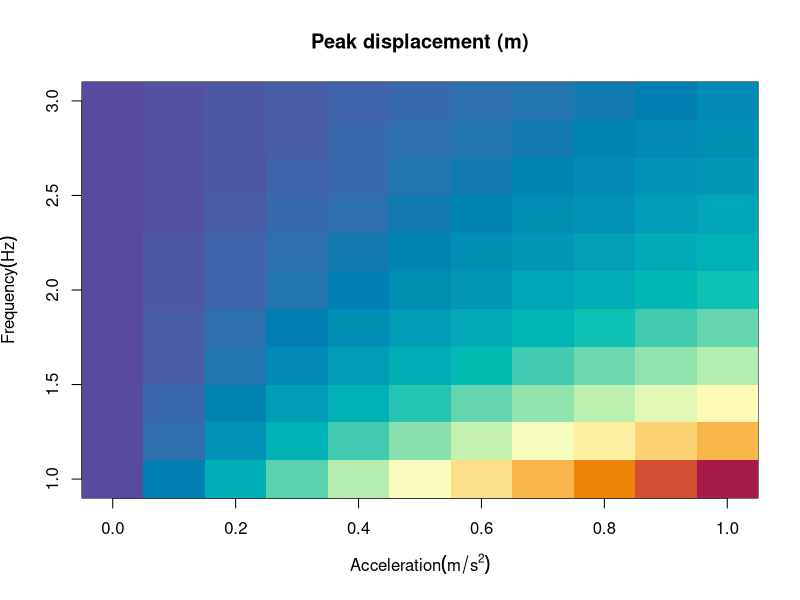
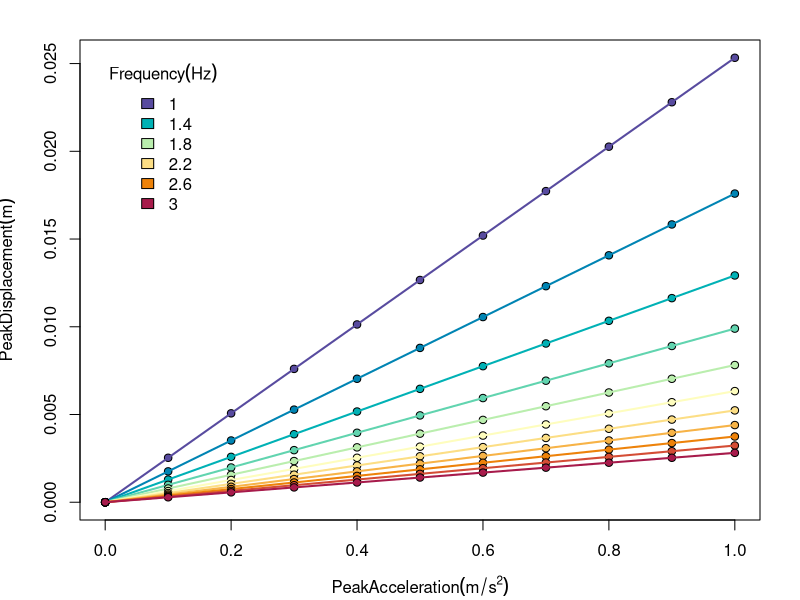

The R source for these figures, in order:
a <- seq(0, 1, by = 0.1)
f <- seq(1, 3, length.out = length(a))
X <- matrix(NA, length(a), length(a))
for (i in seq_along(a)) {
  for (j in seq_along(f)) {
    X[i, j] <- a[i] / (2 * pi * f[j])^2
  }
}
image(
  a, f, X,
  xlab = expression(Acceleration (m/s^2)),
  ylab = expression(Frequency (Hz)),
  main = "Peak displacement (m)",
  col = hcl.colors(100, "Spectral", rev = TRUE)
)

png("~/emilio-berti.github.io/lab/peak-displacement.png", 1800, 1200, res = 300)
par(mar = c(4, 4, 2, 2))
for (i in seq_along(a)) {
  col <- hcl.colors(length(a), "Spectral", rev = TRUE)[i]
  if (i == 1) {
    plot(
      a, X[, i], pch = 21, bg = col,
      xlab = expression(PeakAcceleration (m/s^2)),
      ylab = expression(PeakDisplacement (m))
    )
  } else {
    points(a, X[, i], pch = 21, bg = col)
  }
  lines(a, X[, i], col = col, lwd = 2)
}
legend(
  x = 0, y = 0.025,
  legend = f[seq(1, length(f), by = 2)],
  fill = hcl.colors(length(a), "Spectral", rev = TRUE)[seq(1, length(f), by = 2)],
  box.lwd = 0,
  title = expression(Frequency (Hz))
)
dev.off()
